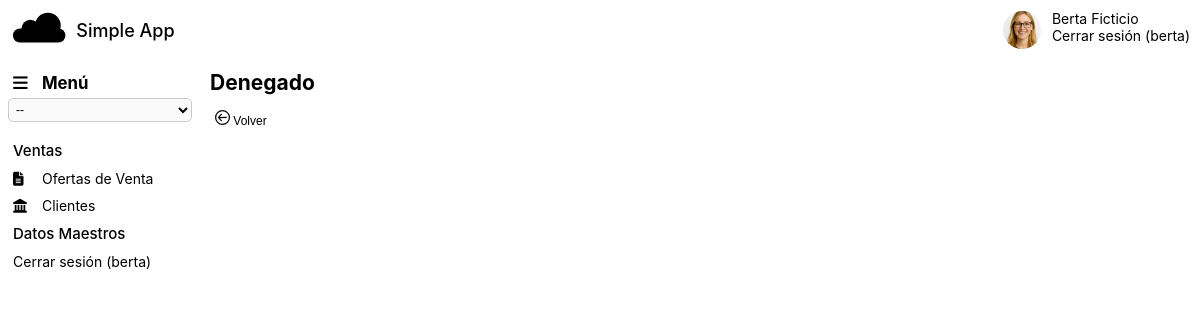
The page /index.php?controller=ventas_pedidos (signed in) on the database its author committed.
### tables this page shows
CREATE TABLE `usuarios` (
  `id` char(32) NOT NULL,
  `login` varchar(50) NOT NULL,
  `pwd` varchar(50) NOT NULL,
  `email` varchar(50) DEFAULT NULL,
  `nombre` varchar(50) DEFAULT NULL,
  `apellidos` varchar(50) DEFAULT NULL,
  `foto` varchar(255) DEFAULT NULL,
  PRIMARY KEY (`id`)
);

CREATE TABLE `app_modules` (
  `id` char(32) NOT NULL,
  `module` varchar(50) NOT NULL,
  `folder` varchar(50) NOT NULL,
  `orden` int(11) DEFAULT NULL,
  PRIMARY KEY (`id`)
);

CREATE TABLE `app_entities` (
  `id` char(32) NOT NULL,
  `entity` varchar(50) NOT NULL,
  `singular_name` varchar(100) NOT NULL,
  `plural_name` varchar(100) NOT NULL,
  `descripcion` varchar(255) DEFAULT NULL,
  `id_module` char(32) DEFAULT NULL,
  `mostrar_menu` int(11) DEFAULT NULL,
  `campo_principal` varchar(50) DEFAULT NULL,
  `tipo_entidad` varchar(20) DEFAULT NULL,
  `icon` varchar(50) DEFAULT NULL,
  `orden` int(11) DEFAULT NULL,
  PRIMARY KEY (`id`),
  UNIQUE KEY `ix_entity_unique` (`entity`),
  KEY `FK_app_entities_app_modules` (`id_module`),
  CONSTRAINT `FK_app_entities_app_modules` FOREIGN KEY (`id_module`) REFERENCES `app_modules` (`id`)
);

### html/utilities.php (called while the page is built, shortened)
<?php
class ConfigSingleton
{
	private static $params;
	public static function getConfigSingle()
	{
		if (self::$params === null) {
			self::$params = ConfigSingleton::get_all_config();
		}
		return self::$params;
	}
	public static function get_all_config()
	{
		$params = array();
		$q = "select param, value from config";
		$data = query($q);
		foreach ($data as $record) {
			$params[$record['param']] = $record['value'];
		}
		return $params;
	}
}
function get_URL_BASE()
{
	return get_config('HOME_BASE_URL');
}
function login_test()
{
	$loginManager = new LoginManager();
	$current_url = "http" . (isset($_SERVER['HTTPS']) ? "s" : "") . "://$_SERVER[HTTP_HOST]$_SERVER[REQUEST_URI]";
}
function get_config($param)
{
	$params = ConfigSingleton::getConfigSingle();
	return $params[$param];
}

### html/database.php (called while the page is built, shortened)
<?php
include_once 'dbconfig.php';
$conn = get_DB();
function get_DB(){
	global $db_servername, $db_username, $db_password, $dbname, $conn;
	$dsn = 'mysql:host='.$db_servername.';dbname='.$dbname;
	try {
		$conn = new PDO($dsn, $db_username, $db_password);
		$conn->setAttribute(PDO::ATTR_ERRMODE, PDO::ERRMODE_EXCEPTION );
		return $conn;
	} catch (PDOException $e) {
		echo "Error en la conexi�n: " . $e->getMessage();
	}
}
function query($sql,$params = []){
	global $conn;
	$consulta = $conn->prepare($sql);
	$consulta->execute($params);
	return  $consulta->fetchAll(PDO::FETCH_ASSOC);
}
function query1($sql,$params = []){
	global $conn;
	$consulta = $conn->prepare($sql);
	$consulta->execute($params);
	return  $consulta->fetch(PDO::FETCH_ASSOC);
}
function quote($txt, $type="text"){
	global $conn;
	if ($type == "text" || $type == "date")
		return $conn->quote($txt);
	else
		return $txt;
}

### html/classes/security_manager.php (called while the page is built, shortened)
<?php
class SecurityManager {
	private static $is_admin = null;
	private static $companies = [];
	public static function GetEntityPermission($entity_id,$user_id){
		$q = "select pe.id_entity, max(read_access) as read_access, max(write_access) as write_access, max(insert_access) as insert_access, max(delete_access) as delete_access
				from
				app_roles_usuarios ru
				left join app_roles r on ru.id_rol = r.id
				left join app_permisos_entidad pe on r.id = pe.id_rol
				where
				ru.id_usuario = '$user_id'
				and pe.id_entity = '$entity_id'
				group by pe.id_entity";
		$data = query1($q);
		return $data;
	}
	public static function UserIsAdmin($user_id){
		if (self::$is_admin == null){
			$q = "select max(is_admin) is_admin
				from app_roles_usuarios ru
				left join app_roles r on ru.id_rol = r.id
				where ru.id_usuario = '$user_id'";
			$data = query1($q);
			if ($data !=null && boolval($data['is_admin'])){
				self::$is_admin = true;
			}
			else {
				self::$is_admin = false;
			}
		}
		return self::$is_admin;
	}
	public static function getUserCompanies($user_id){
		if (empty(self::$companies )){
			if (self::UserIsAdmin($user_id)){
				$q = "select distinct e.id, e.empresa
				from app_empresas e";
			}else{
				$q = "select distinct e.id, e.empresa
				from app_empresas_usuarios eu
				left join app_empresas e on eu.id_empresa = e.id
				where eu.id_usuario = '$user_id'";
			}
			self::$companies = query($q);
		}
		return self::$companies;
	}
}

### html/classes/entity_manager.php (called while the page is built, shortened)
<?php
class EntityManager {
	public static $last_entity = [];
	public static function GetModulesList(){
		$data = query("SELECT * FROM app_modules order by orden");
		return $data;
	}
	public static function GetMenuData($user_id){
		$menu_elements = array();
		$modulo_actual = "";
		if (isset($_GET['controller'])){
			$item_actual = $_GET['controller'];
			$metadata = EntityManager::GetEntity($item_actual);
			$modulo_actual = $metadata['id_module'];
		}
		$modules = EntityManager::GetModulesList();
		foreach ($modules as $module){
			$module_menu = array();
			$module_menu["option"] = $module['module'];
			if ($module['id']==$modulo_actual){
				$module_menu["expand"] = true;
			}else {
				$module_menu["expand"] = false;
			}
			$entities = EntityManager::GetMenuReadEntityes($module['id'],$user_id);
			$items = array();
			foreach ($entities as $entity){
				if ($entity['mostrar_menu']==1){
					$item = array();
					$item['option'] =  $entity['plural_name'];
					$item['url'] =  get_URL_BASE()."?controller=".$entity['entity'];
					$item['icon'] =  $entity['icon'];
					$item['current'] = false;
					$items[] = $item;
				}
			}
			if (count($items)>0){
				$module_menu["items"] = $items;
				$menu_elements[] = $module_menu;
			}
		}
		$menu_elements [] = ["option" => htmlspecialchars("Cerrar sesión", ENT_QUOTES)." (".$_SESSION['username'].")", "url" => get_URL_BASE()."logout.php"];
		return $menu_elements;
	}
	public static function GetMenuReadEntityes($module_id,$user_id){
		$q = "select e.*
				from
				app_roles_usuarios ru
				left join app_roles r on ru.id_rol = r.id
				left join app_permisos_entidad pe on r.id = pe.id_rol
				left join app_entities e on pe.id_entity = e.id
				where
				ru.id_usuario = '$user_id'
				and e.id_module = '$module_id'
				and pe.read_access = 1
				group by pe.id_entity
				order by e.orden";
		$data = query($q);
		return $data;
	}
	public static function GetEntity($entidad) {
		if (isset(self::$last_entity[$entidad])) {
			return self::$last_entity[$entidad];
		}
		$data = query1("SELECT * FROM app_entities e WHERE e.entity = " . quote($entidad));
		self::$last_entity[$entidad] = $data;
		return $data;
	}
	public static function GetVistas($entity_id){
		$data = query("Select id, name, inicial from app_views where tipo <> 'lookup' and id_entity =".quote($entity_id));
		return $data;
	}
}

### html/classes/loginmanager.php (called while the page is built, shortened)
<?php
function getHeadersArray() {
    $headers = array();
    foreach ($_SERVER as $key => $value) {
        if (substr($key, 0, 5) === 'HTTP_') {
            $headerName = str_replace('HTTP_', '', $key);
            $headerName = str_replace('_', ' ', $headerName);
            $headerName = ucwords(strtolower($headerName));
            $headerName = str_replace(' ', '-', $headerName);
            $headers[$headerName] = $value;
        }
    }
    return $headers;
}
class LoginManager {
	public function testApiKey(){
		$headers = getHeadersArray();
		if (isset($headers["Apikey"])){
			$token = $headers["Apikey"];
		}else {
			return false;
		}
		return false;
	}
    public function isLoggedIn() {
        return isset($_SESSION['username']);
    }
}

### html/index.php (the view, shortened to what this page needs)
<?php
include_once 'utilities.php';
include_once 'database.php';
require_once 'classes/loginmanager.php';
include_once 'classes/entity_manager.php';
include_once 'classes/form_manager.php';
include_once 'classes/security_manager.php';
function print_menu(){
	$is_admin = SecurityManager::UserIsAdmin($_SESSION['userid']);
	if ($is_admin){
		$menu_elements = EntityManager::GetMenuDataAdmin();
	}else{
		$menu_elements = EntityManager::GetMenuData($_SESSION['userid']);
	}
	include 'templates/menu.php';
	return ob_get_clean();
}
function print_company_selector(){
	$opt_list = SecurityManager::getUserCompanies($_SESSION['userid']);
	$html =  "<select id='company_selector' > ";
	$html .= '<option value="0" > -- </option>';
	foreach ($opt_list as $opt) {
		$selected = "";
		$html .= '<option value="' . $opt["id"] . '" ' . $selected . '>' . $opt["empresa"] . '</option>';
	}
	$html .= "</select>";
	return $html;
}
function show_user(){
	$user_data = query1("select * from usuarios where id=".quote($_SESSION['userid']));
	$container_start = '<div class="flex-rows" style="gap:10px">';
	$container_end = '</div>';
	$html_foto = "";
	if (!empty($user_data['foto'])){
		$html_foto = '<div style="height:40px;width:40px;border:solid 1px white;border-radius:50%;overflow:hidden;display:inline-block;">';
		$html_foto .= '<img  style="height:40px;width:40px;object-fit:cover;" src="'.$user_data['foto'].'" > </image>';
		$html_foto .= '</div>';
	}
	$html_nombre = '<div class="flex-columns" >';
	$html_nombre .= '<div><span>'.$user_data['nombre'].' '. $user_data['apellidos'] .'</span></div>';
	$html_nombre .= '<div><a href="logout.php"> Cerrar sesión ('.$user_data['login'] .') </a></div>';
	$html_nombre .= '</div>';
	echo $container_start. $html_foto . $html_nombre . $container_end;
}
function print_app_name(){
	return get_config('APP_NAME');
}
function print_title_name(){
	$app_name = get_config('APP_NAME');
	$default_controller = get_config('DEFAULT_CONTROLLER');
	if (!empty($_GET)) {
		$controller = isset($_GET['controller']) ? $_GET['controller'] : $default_controller;
		$metadata = EntityManager::GetEntity($controller);
		$item = isset($_GET['item']) ? $_GET['item'] : '';
		if ($item != ""){
			return $metadata["singular_name"];
		}else {
			return $metadata["plural_name"];
		}
	}else {
		return $app_name;
	}
}
function print_main_form(){
	$default_controller = get_config('DEFAULT_CONTROLLER');
	$controller = $default_controller;
	if (!empty($_GET) && isset($_GET['controller'])) {
		$controller = isset($_GET['controller']) ? $_GET['controller'] : $default_controller;
	}else{
		$_GET['controller'] = $default_controller;
	}
	$metadata = EntityManager::GetEntity($controller);
	if ($metadata){
		$tipo = $metadata['tipo_entidad'];
		if ($tipo == "panel"){
			$_GET['new']= '00000000';
			include 'forms/edit_form.php';
		}else if ($tipo == "action"){
			$_GET['new']= '00000000';
			include 'forms/edit_form.php';
		}else if (isset($_GET['item']) || isset($_GET['new'])){
			include 'forms/edit_form.php';
		}else {
			include 'forms/list_form.php';
		}
	}else {
		include 'templates/denied.php';
	}
	return ob_get_clean();
}
include ('templates/main.php');

### html/templates/main.php (shortened to what this page needs)
<!DOCTYPE html>
<html>
<head>
	<title><?php echo print_title_name(); ?></title>
	<link rel="stylesheet" href="templates/css/colors.php" />
	<link rel="stylesheet" href="templates/css/style.css" />
	<link rel="stylesheet" href="https://cdnjs.cloudflare.com/ajax/libs/font-awesome/6.7.2/css/all.min.css">
</head>
<body >
<div id="page">
	<?php if (!(isset($_GET['focusmode']) && $_GET['focusmode']=="true")) { ?>
	<div class="header flex-rows flex-vertical-center">
		<div class="app-logo" ><?php include 'templates/img/app_logo.svg'; ?></div>
		<div class="app-title"><?php echo print_app_name(); ?></div>
		<div ><?php show_user(); ?></div>
	</div>
	<? } ?>
	<div class="container">
		<div class="container-cols">
			<?php if (!(isset($_GET['focusmode']) && $_GET['focusmode']=="true")) { ?>
			<div class="sidebar hidden">
				<div class="mobile-menu">
					<i class="fa-solid fa-bars"></i> <span> Men&uacute; </span>
				</div>
				<div class="mobile-menu-list">
					<?php echo print_company_selector() ?>
					<?php echo print_menu(); ?>
				</div>
			</div>
			<? } ?>
			<div id="main" class="main scrollable">
				<?php echo print_main_form(); ?>
			</div>
		</div>
	</div>
</div>
</body>
</html>

### html/templates/menu.php
<ul>
	<?php
	foreach ($menu_elements as $areas){
	 ?>
		<li class="has-submenu <?php if (isset($areas['expand']) && $areas['expand']==true) { echo 'active'; }?> ">
		<?php if (isset($areas['items']) && count($areas['items'])>0) { ?>
			<a class="menu-area" href="#"> <?= $areas['option'] ?> </a>
			<ul class="sub-menu "  >
			<?php
			foreach ($areas['items'] as $opt){
			 ?>
				<li class="<?php if ($opt['current']==true) echo "current_menu"; ?>" > <a href="<?= $opt['url'] ?>"> <i class="fas <?php if ($opt['icon']!="") echo $opt['icon']; else echo "fa-table-cells-large"; ?>"></i> <?= $opt['option'] ?> </a></li>
			<?php
			}
			?>
			</ul>
		<?php
		} else {
		?>
			<a href="<?= $areas['url'] ?>"> <?=$areas['option'] ?> </a>
		<?php
		}
		?>
		</li>
	<?php
	}
	?>
</ul>

### html/forms/list_form.php (shortened to what this page needs)
<?php
$entidad = $_GET['controller'];
$metadata = EntityManager::GetEntity($entidad);
$vistas = EntityManager::GetVistas($metadata['id']);
$metadata = EntityManager::GetEntity($entidad);
$is_admin = SecurityManager::UserIsAdmin($_SESSION['userid']);
$allowed = $is_admin;
if (!$is_admin){
	$perms = SecurityManager::GetEntityPermission($metadata['id'],$_SESSION['userid']);
}
if ($allowed){
	include('templates/list_form.php');
}else{
	include('templates/denied.php');
}

### html/templates/denied.php
<h1>Denegado</h1>
<div class="toolbar">
	<button class="boton-enlace" onclick="history.back()"> <img src="templates/img/flecha-circulo-izquierda.svg" class="form-icon" /> Volver </button>
</div>

### html/templates/css/style.css (style rules this page uses)
* { box-sizing: border-box; }
html, body { height: 100%; margin: 0; padding: 0; font-size: 14px; color: var(--color-texto); scrollbar-width: thin; scrollbar-color: #eee #ddd; font-family: 'Inter',system-ui, sans-serif; }
.header { background-color: var(--color-cabecera); color: var(--color-cabecera-texto); padding: 10px; }
.header a, .header span { text-decoration: none; color: var(--color-cabecera-texto); font-weight: normal; }
.app-title { display: inline-block; font-size: 18px; font-weight: 500; vertical-align: middle; }
.app-logo { display: inline-block; }
.app-logo .app_logo_nube { height:35px; width:auto; }
#page { display: flex; flex-direction: column; height: 100%; }
.container { flex: 1; height: 100%; }
.container-cols { display: flex; flex-direction: row; height: 100%; align-items: stretch; }
.sidebar { display: flex; flex-direction: column; width: 200px; background-color: var(--color-fondo-primero); color: var(--resaltado-negativo); padding: 8px; height: 100%; overflow-y: hidden; }
.flex-rows { display: flex; flex-direction: row; gap: 8px; }
.flex-columns { display: flex; flex-direction: column; height: 100%; }
.flex-vertical-center { align-items: center; }
.scrollable { overflow: hidden; overflow-y: auto; scrollbar-width: thin; }
.sidebar .mobile-menu-list { flex: 1; overflow-y: auto; scrollbar-width: thin; }
.sidebar .mobile-menu { font-size: 1.2em; font-weight: bold; padding: 5px; }
.sidebar a { display: block; padding: 5px; text-decoration: none; color: var(--resaltado-negativo); overflow: hidden; white-space: nowrap; text-overflow: ellipsis; }
.sidebar select { width:100%; font-size: 12px; }
.sidebar i { width: 25px; color: var(--color-cabecera); }
.sidebar ul { list-style: none; padding-inline-start: 0px; }
.sub-menu { display: none; }
.has-submenu.active .sub-menu { display: block; }
.sidebar .has-submenu .sub-menu { font-weight: normal; }
.sidebar .has-submenu a.menu-area { font-size: 15px; font-weight: 500; }
.main { flex: 1; height: 100%; padding: 5px; background-color: var(--color-fondo-blanco); }
h1 { font-size: 1.5em; margin: 5px; display: inline-block; }
.toolbar { background-color: var(--color-fondo-primero); padding: 5px; margin-bottom: 10px; display: flex; gap: 5px; flex-wrap: wrap; }
.form-icon { height: 20px; width: 20px; display: block; }
.boton-enlace { display: inline-block; padding: 5px; border: none; background-color: transparent; color: var(--color-texto); text-decoration: none; border-radius: 5px; font-size:12px; cursor: pointer; }
.boton-enlace img { display: inline-block; height: 15px; width: 15px; }
input, select { border-radius: 5px; border: solid 1px #cccccc; padding: 3px; background-color: #fafafa; }

### rows shown on the page
usuarios: foto (picture), nombre "Berta", apellidos "Ficticio", login "berta"
app_modules: module "Ventas"
app_entities: plural_name "Ofertas de Venta"
app_entities: plural_name "Clientes"

### other values the page prints
print_app_name() "Simple App"
$areas['option'] "Datos Maestros"
$areas['option'] "Cerrar sesión (berta)"
